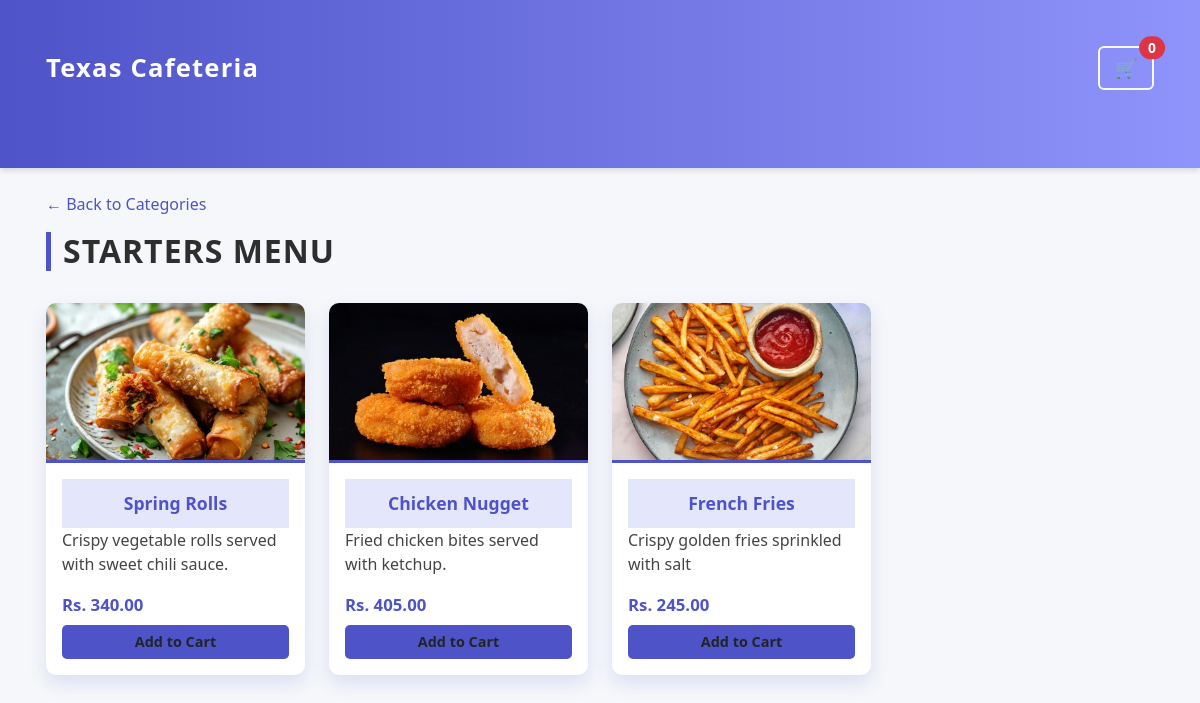
Page /category/1/ on the committed database.
### foodapp/models.py (models this page shows, shortened)
class Category(models.Model):
    name = models.CharField(max_length=100)
    description = models.TextField(blank=True, null=True)
    image = models.ImageField(upload_to='category_images/', blank=True, null=True)

class FoodItem(models.Model):
    name = models.CharField(max_length=100)
    description = models.TextField()
    price = models.DecimalField(max_digits=6, decimal_places=2)
    category = models.ForeignKey(Category, on_delete=models.CASCADE)
    image = models.ImageField(upload_to='food_images/', blank=True, null=True)

### foodapp/views.py (the view)
# urls.py: path('category/<int:category_id>/', views.category_detail, name='category_detail'),
def category_detail(request, category_id):
    category = get_object_or_404(Category, id=category_id)
    food_items = FoodItem.objects.filter(category=category)
    cart = request.session.get('cart', {})
    cart_item_count = sum(cart.values())
    return render(request, 'foodapp/category_detail.html', {
        'category': category,
        'food_items': food_items,
        'cart_item_count': cart_item_count,
    })

### templates/foodapp/category_detail.html (shortened to what this page needs)
{% load static %}
<!DOCTYPE html>
<html lang="en">
<head>
  <link href="https://cdn.jsdelivr.net/npm/bootstrap@5.3.3/dist/css/bootstrap.min.css" rel="stylesheet" />
</head>
<body>
<nav class="navbar navbar-expand-lg navbar-dark">
  <div class="container d-flex justify-content-between align-items-center">
    <a class="navbar-brand" href="{% url 'category_list' %}">Texas Cafeteria</a>
    <a href="{% url 'cart' %}" class="btn btn-outline-light position-relative" aria-label="Shopping Cart">
      🛒
      <span class="position-absolute top-0 start-100 translate-middle badge rounded-pill bg-danger">
        {{ cart_item_count|default:"0" }}
      </span>
    </a>
  </div>
</nav>
<div class="container py-4">
  <a href="{% url 'category_list' %}" class="back-link">← Back to Categories</a>
  <h2>{{ category.name }} Menu</h2>
  <div class="row g-4">
    {% for food in food_items %}
    <div class="col-6 col-md-3">
      <div class="food-card h-100">
        {% if food.image %}
          <img src="{{ food.image.url }}" alt="{{ food.name }}" class="food-image" />
        {% else %}
          <div class="no-image-placeholder">No Image</div>
        {% endif %}
        <div class="card-body">
          <div>
            <div class="food-name-bottom">{{ food.name }}</div>
            <p>{{ food.description|truncatewords:12 }}</p>
          </div>
          <div>
            <p class="price">Rs. {{ food.price }}</p>
            <a href="{% url 'add_to_cart' food.id %}" class="btn btn-add-cart w-100">Add to Cart</a>
          </div>
        </div>
      </div>
    </div>
    {% empty %}
    <p>No food items available in this category.</p>
    {% endfor %}
  </div>
</div>
</body>
</html>

### templates/foodapp/category_detail.html (style rules this page uses)
body { background-color: #f5f7fa; font-family: 'Segoe UI', Tahoma, Geneva, Verdana, sans-serif; color: #444; }
nav.navbar { box-shadow: 0 2px 6px rgba(0,0,0,0.15); padding: 0.75rem 1rem; background: linear-gradient(90deg, #4e54c8, #8f94fb); }
nav.navbar .navbar-brand { font-weight: 700; font-size: 1.6rem; color: #fff !important; letter-spacing: 1.2px; transition: color 0.3s ease; }
nav.navbar .btn-outline-light { font-weight: 600; font-size: 0.95rem; padding: 0.4rem 0.9rem; border-width: 2px; transition: background-color 0.3s ease, color 0.3s ease; }
nav.navbar .position-relative { font-size: 1.15rem; }
.container { max-width: 1140px; padding: 2rem 1rem 4rem; }
h2 { font-weight: 700; color: #2e2e2e; border-left: 5px solid #4e54c8; padding-left: 12px; margin-bottom: 2rem !important; text-transform: uppercase; letter-spacing: 1px; }
.back-link { font-weight: 500; color: #4e54c8; text-decoration: none; margin-bottom: 1rem; display: inline-block; }
.food-card { border-radius: 10px; box-shadow: 0 8px 18px rgba(78, 84, 200, 0.15); cursor: pointer; overflow: hidden; display: flex; flex-direction: column; height: 100%; background-color: #fff; transition: transform 0.3s ease, box-shadow 0.3s ease; }
.food-image { width: 100%; height: 160px; object-fit: cover; flex-shrink: 0; border-bottom: 3px solid #4e54c8; transition: filter 0.3s ease; }
.food-name-bottom { padding: 0.7rem 1rem; font-weight: 700; font-size: 1.1rem; text-align: center; background-color: #e4e6fc; color: #4e54c8; user-select: none; }
.card-body { flex-grow: 1; padding: 1rem; display: flex; flex-direction: column; justify-content: space-between; }
.price { font-weight: 700; color: #4e54c8; margin-bottom: 0.5rem; font-size: 1.05rem; }
.btn-add-cart { background-color: #4e54c8; border: none; font-weight: 600; font-size: 0.9rem; padding: 0.4rem 0.75rem; border-radius: 5px; transition: background-color 0.3s ease; }

### rows in the picture
Category: name "STARTERS"
FoodItem: image (picture), name "Spring Rolls", description "Crispy vegetable rolls served with sweet chili sauce.", price "340.00"
FoodItem: image (picture), name "Chicken Nugget", description "Fried chicken bites served with ketchup.", price "405.00"
FoodItem: image (picture), name "French Fries", description "Crispy golden fries sprinkled with salt", price "245.00"

### other values in the picture
{{ cart_item_count|default:"0" }} "0"
